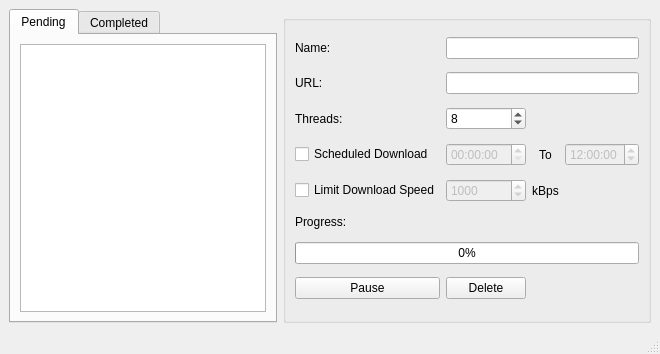
<?xml version="1.0" encoding="UTF-8"?>
<ui version="4.0">
 <class>MainWindow</class>
 <widget class="QMainWindow" name="MainWindow">
  <property name="geometry">
   <rect>
    <x>0</x>
    <y>0</y>
    <width>660</width>
    <height>354</height>
   </rect>
  </property>
  <property name="windowTitle">
   <string>Simple Download Manager</string>
  </property>
  <widget class="QWidget" name="centralwidget">
   <layout class="QGridLayout" name="gridLayout">
    <item row="1" column="1">
     <widget class="QGroupBox" name="groupBox">
      <property name="sizePolicy">
       <sizepolicy hsizetype="Expanding" vsizetype="Expanding">
        <horstretch>0</horstretch>
        <verstretch>0</verstretch>
       </sizepolicy>
      </property>
      <property name="title">
       <string/>
      </property>
      <layout class="QGridLayout" name="gridLayout_2">
       <item row="6" column="1" colspan="3">
        <widget class="QLabel" name="progressLabel">
         <property name="enabled">
          <bool>true</bool>
         </property>
         <property name="sizePolicy">
          <sizepolicy hsizetype="Preferred" vsizetype="Fixed">
           <horstretch>0</horstretch>
           <verstretch>0</verstretch>
          </sizepolicy>
         </property>
         <property name="text">
          <string/>
         </property>
         <property name="alignment">
          <set>Qt::AlignCenter</set>
         </property>
        </widget>
       </item>
       <item row="0" column="1" colspan="3">
        <widget class="QLineEdit" name="nameLineEdit"/>
       </item>
       <item row="4" column="0">
        <widget class="QCheckBox" name="scheduledDownload">
         <property name="text">
          <string>Scheduled Download</string>
         </property>
        </widget>
       </item>
       <item row="1" column="0">
        <widget class="QLabel" name="label_2">
         <property name="text">
          <string>URL:</string>
         </property>
        </widget>
       </item>
       <item row="7" column="0" colspan="4">
        <widget class="QProgressBar" name="downloadProgressBar">
         <property name="value">
          <number>0</number>
         </property>
        </widget>
       </item>
       <item row="4" column="3">
        <widget class="QTimeEdit" name="endTimeEdit">
         <property name="enabled">
          <bool>false</bool>
         </property>
         <property name="time">
          <time>
           <hour>12</hour>
           <minute>0</minute>
           <second>0</second>
          </time>
         </property>
        </widget>
       </item>
       <item row="6" column="0">
        <widget class="QLabel" name="label_3">
         <property name="text">
          <string>Progress:</string>
         </property>
        </widget>
       </item>
       <item row="8" column="0">
        <widget class="QPushButton" name="pauseButton">
         <property name="text">
          <string>Pause</string>
         </property>
        </widget>
       </item>
       <item row="2" column="0">
        <widget class="QLabel" name="label_4">
         <property name="text">
          <string>Threads:</string>
         </property>
        </widget>
       </item>
       <item row="1" column="1" colspan="3">
        <widget class="QLineEdit" name="urlLineEdit"/>
       </item>
       <item row="0" column="0">
        <widget class="QLabel" name="label">
         <property name="text">
          <string>Name:</string>
         </property>
        </widget>
       </item>
       <item row="5" column="0">
        <widget class="QCheckBox" name="limitDownloadSpeed">
         <property name="text">
          <string>Limit Download Speed</string>
         </property>
        </widget>
       </item>
       <item row="4" column="2">
        <widget class="QLabel" name="label_5">
         <property name="text">
          <string>To</string>
         </property>
         <property name="alignment">
          <set>Qt::AlignCenter</set>
         </property>
        </widget>
       </item>
       <item row="2" column="1">
        <widget class="QSpinBox" name="threadCount">
         <property name="minimum">
          <number>1</number>
         </property>
         <property name="maximum">
          <number>128</number>
         </property>
         <property name="value">
          <number>8</number>
         </property>
        </widget>
       </item>
       <item row="8" column="1">
        <widget class="QPushButton" name="deleteButton">
         <property name="text">
          <string>Delete</string>
         </property>
        </widget>
       </item>
       <item row="4" column="1">
        <widget class="QTimeEdit" name="startTimeEdit">
         <property name="enabled">
          <bool>false</bool>
         </property>
        </widget>
       </item>
       <item row="5" column="2">
        <widget class="QLabel" name="label_6">
         <property name="text">
          <string>kBps</string>
         </property>
         <property name="alignment">
          <set>Qt::AlignCenter</set>
         </property>
        </widget>
       </item>
       <item row="5" column="1">
        <widget class="QSpinBox" name="speedLimit">
         <property name="enabled">
          <bool>false</bool>
         </property>
         <property name="minimum">
          <number>1</number>
         </property>
         <property name="maximum">
          <number>999999999</number>
         </property>
         <property name="value">
          <number>1000</number>
         </property>
        </widget>
       </item>
      </layout>
     </widget>
    </item>
    <item row="0" column="0" rowspan="2">
     <widget class="QTabWidget" name="tabWidget">
      <property name="sizePolicy">
       <sizepolicy hsizetype="Preferred" vsizetype="Expanding">
        <horstretch>0</horstretch>
        <verstretch>0</verstretch>
       </sizepolicy>
      </property>
      <property name="currentIndex">
       <number>0</number>
      </property>
      <widget class="QWidget" name="pendingTab">
       <attribute name="title">
        <string>Pending</string>
       </attribute>
       <layout class="QGridLayout" name="gridLayout_3">
        <property name="spacing">
         <number>0</number>
        </property>
        <item row="0" column="0">
         <widget class="QListView" name="pendingListView">
          <property name="sizePolicy">
           <sizepolicy hsizetype="Expanding" vsizetype="Expanding">
            <horstretch>0</horstretch>
            <verstretch>0</verstretch>
           </sizepolicy>
          </property>
         </widget>
        </item>
       </layout>
      </widget>
      <widget class="QWidget" name="completedTab">
       <attribute name="title">
        <string>Completed</string>
       </attribute>
       <layout class="QGridLayout" name="gridLayout_4">
        <property name="spacing">
         <number>0</number>
        </property>
        <item row="0" column="0">
         <widget class="QListView" name="completedListView">
          <property name="sizePolicy">
           <sizepolicy hsizetype="Preferred" vsizetype="Expanding">
            <horstretch>0</horstretch>
            <verstretch>0</verstretch>
           </sizepolicy>
          </property>
         </widget>
        </item>
       </layout>
      </widget>
     </widget>
    </item>
   </layout>
  </widget>
  <widget class="QMenuBar" name="menubar">
   <property name="geometry">
    <rect>
     <x>0</x>
     <y>0</y>
     <width>660</width>
     <height>30</height>
    </rect>
   </property>
  </widget>
  <widget class="QStatusBar" name="statusbar"/>
 </widget>
 <tabstops>
  <tabstop>tabWidget</tabstop>
  <tabstop>pendingListView</tabstop>
  <tabstop>completedListView</tabstop>
  <tabstop>nameLineEdit</tabstop>
  <tabstop>urlLineEdit</tabstop>
  <tabstop>threadCount</tabstop>
  <tabstop>scheduledDownload</tabstop>
  <tabstop>startTimeEdit</tabstop>
  <tabstop>endTimeEdit</tabstop>
  <tabstop>limitDownloadSpeed</tabstop>
  <tabstop>speedLimit</tabstop>
  <tabstop>pauseButton</tabstop>
  <tabstop>deleteButton</tabstop>
 </tabstops>
 <resources/>
 <connections/>
</ui>
